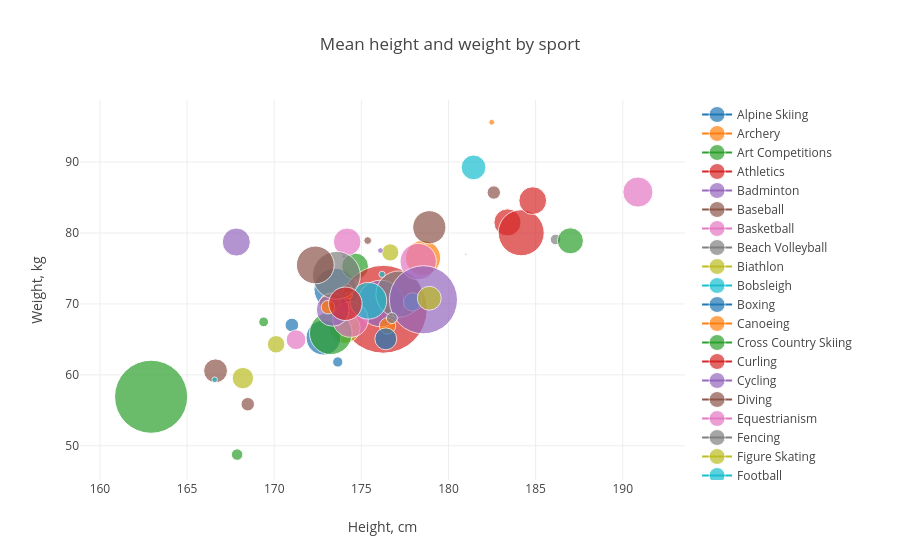

Notebook source saved alongside this figure:
### Markdown cell above
Let's draw a beautiful scatter plot showing average height and weight for athletes from different sports.

We will make circles of different sizes depending on the popularity of the sport and, as a result, the sample size of athletes.

### Code cell
tmp = data.groupby(['Sport'])['Height', 'Weight'].agg('mean').dropna()
df1 = pd.DataFrame(tmp).reset_index()
tmp = data.groupby(['Sport'])['ID'].count()
df2 = pd.DataFrame(tmp).reset_index()
dataset = df1.merge(df2) #DataFrame with columns 'Sport', 'Height', 'Weight', 'ID'

scatterplots = list()
for sport in dataset['Sport']:
    df = dataset[dataset['Sport']==sport]
    trace = go.Scatter(
        x = df['Height'],
        y = df['Weight'],
        name = sport,
        marker=dict(
            symbol='circle',
            sizemode='area',
            sizeref=10,
            size=df['ID'])
    )
    scatterplots.append(trace)
                         
layout = go.Layout(title='Mean height and weight by sport', 
                   xaxis=dict(title='Height, cm'), 
                   yaxis=dict(title='Weight, kg'),
                   showlegend=True)

fig = dict(data = scatterplots, layout = layout)
py.iplot(fig)

### Figure 1 — Plotly figure (JSON) as saved in the notebook; plotly's stock layout.template omitted (floating-point values rounded to 4 significant figures)
{"data": [{"marker": {"size": [8829], "sizemode": "area", "sizeref": 10, "symbol": "circle"}, "name": "Alpine Skiing", "type": "scatter", "x": [173.5], "y": [72.07]}, {"marker": {"size": [2334], "sizemode": "area", "sizeref": 10, "symbol": "circle"}, "name": "Archery", "type": "scatter", "x": [173.2], "y": [70.01]}, {"marker": {"size": [3578], "sizemode": "area", "sizeref": 10, "symbol": "circle"}, "name": "Art Competitions", "type": "scatter", "x": [174.6], "y": [75.29]}, {"marker": {"size": [38624], "sizemode": "area", "sizeref": 10, "symbol": "circle"}, "name": "Athletics", "type": "scatter", "x": [176.3], "y": [69.25]}, {"marker": {"size": [1457], "sizemode": "area", "sizeref": 10, "symbol": "circle"}, "name": "Badminton", "type": "scatter", "x": [174.2], "y": [68.17]}, {"marker": {"size": [894], "sizemode": "area", "sizeref": 10, "symbol": "circle"}, "name": "Baseball", "type": "scatter", "x": [182.6], "y": [85.71]}, {"marker": {"size": [4536], "sizemode": "area", "sizeref": 10, "symbol": "circle"}, "name": "Basketball", "type": "scatter", "x": [190.9], "y": [85.78]}, {"marker": {"size": [564], "sizemode": "area", "sizeref": 10, "symbol": "circle"}, "name": "Beach Volleyball", "type": "scatter", "x": [186.1], "y": [79.09]}, {"marker": {"size": [4893], "sizemode": "area", "sizeref": 10, "symbol": "circle"}, "name": "Biathlon", "type": "scatter", "x": [174.0], "y": [66.63]}, {"marker": {"size": [3058], "sizemode": "area", "sizeref": 10, "symbol": "circle"}, "name": "Bobsleigh", "type": "scatter", "x": [181.4], "y": [89.25]}, {"marker": {"size": [6047], "sizemode": "area", "sizeref": 10, "symbol": "circle"}, "name": "Boxing", "type": "scatter", "x": [172.8], "y": [65.25]}, {"marker": {"size": [6171], "sizemode": "area", "sizeref": 10, "symbol": "circle"}, "name": "Canoeing", "type": "scatter", "x": [178.5], "y": [76.49]}, {"marker": {"size": [9133], "sizemode": "area", "sizeref": 10, "symbol": "circle"}, "name": "Cross Country Skiing", "type": "scatter", "x": [173.2], "y": [65.88]}, {"marker": {"size": [463], "sizemode": "area", "sizeref": 10, "symbol": "circle"}, "name": "Curling", "type": "scatter", "x": [174.2], "y": [72.13]}, {"marker": {"size": [10859], "sizemode": "area", "sizeref": 10, "symbol": "circle"}, "name": "Cycling", "type": "scatter", "x": [176.1], "y": [70.07]}, {"marker": {"size": [2842], "sizemode": "area", "sizeref": 10, "symbol": "circle"}, "name": "Diving", "type": "scatter", "x": [166.6], "y": [60.57]}, {"marker": {"size": [6344], "sizemode": "area", "sizeref": 10, "symbol": "circle"}, "name": "Equestrianism", "type": "scatter", "x": [174.4], "y": [67.8]}, {"marker": {"size": [10735], "sizemode": "area", "sizeref": 10, "symbol": "circle"}, "name": "Fencing", "type": "scatter", "x": [177.2], "y": [71.39]}, {"marker": {"size": [2298], "sizemode": "area", "sizeref": 10, "symbol": "circle"}, "name": "Figure Skating", "type": "scatter", "x": [168.2], "y": [59.54]}, {"marker": {"size": [6745], "sizemode": "area", "sizeref": 10, "symbol": "circle"}, "name": "Football", "type": "scatter", "x": [175.4], "y": [70.45]}, {"marker": {"size": [937], "sizemode": "area", "sizeref": 10, "symbol": "circle"}, "name": "Freestyle Skiing", "type": "scatter", "x": [171.0], "y": [67.03]}, {"marker": {"size": [247], "sizemode": "area", "sizeref": 10, "symbol": "circle"}, "name": "Golf", "type": "scatter", "x": [174.3], "y": [71.19]}, {"marker": {"size": [26707], "sizemode": "area", "sizeref": 10, "symbol": "circle"}, "name": "Gymnastics", "type": "scatter", "x": [162.9], "y": [56.92]}, {"marker": {"size": [3665], "sizemode": "area", "sizeref": 10, "symbol": "circle"}, "name": "Handball", "type": "scatter", "x": [183.4], "y": [81.5]}, {"marker": {"size": [5417], "sizemode": "area", "sizeref": 10, "symbol": "circle"}, "name": "Hockey", "type": "scatter", "x": [173.4], "y": [69.17]}, {"marker": {"size": [5516], "sizemode": "area", "sizeref": 10, "symbol": "circle"}, "name": "Ice Hockey", "type": "scatter", "x": [178.9], "y": [80.81]}, {"marker": {"size": [3801], "sizemode": "area", "sizeref": 10, "symbol": "circle"}, "name": "Judo", "type": "scatter", "x": [174.2], "y": [78.76]}, {"marker": {"size": [60], "sizemode": "area", "sizeref": 10, "symbol": "circle"}, "name": "Lacrosse", "type": "scatter", "x": [174], "y": [76.71]}, {"marker": {"size": [1479], "sizemode": "area", "sizeref": 10, "symbol": "circle"}, "name": "Luge", "type": "scatter", "x": [176.7], "y": [77.26]}, {"marker": {"size": [1677], "sizemode": "area", "sizeref": 10, "symbol": "circle"}, "name": "Modern Pentathlon", "type": "scatter", "x": [177.9], "y": [70.28]}, {"marker": {"size": [17], "sizemode": "area", "sizeref": 10, "symbol": "circle"}, "name": "Motorboating", "type": "scatter", "x": [181], "y": [77]}, {"marker": {"size": [1344], "sizemode": "area", "sizeref": 10, "symbol": "circle"}, "name": "Nordic Combined", "type": "scatter", "x": [176.5], "y": [66.91]}, {"marker": {"size": [658], "sizemode": "area", "sizeref": 10, "symbol": "circle"}, "name": "Rhythmic Gymnastics", "type": "scatter", "x": [167.9], "y": [48.76]}, {"marker": {"size": [10595], "sizemode": "area", "sizeref": 10, "symbol": "circle"}, "name": "Rowing", "type": "scatter", "x": [184.2], "y": [80.04]}, {"marker": {"size": [162], "sizemode": "area", "sizeref": 10, "symbol": "circle"}, "name": "Rugby", "type": "scatter", "x": [176.1], "y": [77.53]}, {"marker": {"size": [299], "sizemode": "area", "sizeref": 10, "symbol": "circle"}, "name": "Rugby Sevens", "type": "scatter", "x": [175.4], "y": [78.94]}, {"marker": {"size": [6586], "sizemode": "area", "sizeref": 10, "symbol": "circle"}, "name": "Sailing", "type": "scatter", "x": [178.3], "y": [75.98]}, {"marker": {"size": [11448], "sizemode": "area", "sizeref": 10, "symbol": "circle"}, "name": "Shooting", "type": "scatter", "x": [173.6], "y": [74.03]}, {"marker": {"size": [1534], "sizemode": "area", "sizeref": 10, "symbol": "circle"}, "name": "Short Track Speed Skating", "type": "scatter", "x": [170.1], "y": [64.31]}, {"marker": {"size": [199], "sizemode": "area", "sizeref": 10, "symbol": "circle"}, "name": "Skeleton", "type": "scatter", "x": [176.2], "y": [74.17]}, {"marker": {"size": [2401], "sizemode": "area", "sizeref": 10, "symbol": "circle"}, "name": "Ski Jumping", "type": "scatter", "x": [176.4], "y": [65.08]}, {"marker": {"size": [936], "sizemode": "area", "sizeref": 10, "symbol": "circle"}, "name": "Snowboarding", "type": "scatter", "x": [173.1], "y": [69.55]}, {"marker": {"size": [478], "sizemode": "area", "sizeref": 10, "symbol": "circle"}, "name": "Softball", "type": "scatter", "x": [169.4], "y": [67.47]}, {"marker": {"size": [5613], "sizemode": "area", "sizeref": 10, "symbol": "circle"}, "name": "Speed Skating", "type": "scatter", "x": [174.1], "y": [70.03]}, {"marker": {"size": [23195], "sizemode": "area", "sizeref": 10, "symbol": "circle"}, "name": "Swimming", "type": "scatter", "x": [178.6], "y": [70.59]}, {"marker": {"size": [909], "sizemode": "area", "sizeref": 10, "symbol": "circle"}, "name": "Synchronized Swimming", "type": "scatter", "x": [168.5], "y": [55.86]}, {"marker": {"size": [1955], "sizemode": "area", "sizeref": 10, "symbol": "circle"}, "name": "Table Tennis", "type": "scatter", "x": [171.3], "y": [64.96]}, {"marker": {"size": [606], "sizemode": "area", "sizeref": 10, "symbol": "circle"}, "name": "Taekwondo", "type": "scatter", "x": [176.8], "y": [68.01]}, {"marker": {"size": [2862], "sizemode": "area", "sizeref": 10, "symbol": "circle"}, "name": "Tennis", "type": "scatter", "x": [178.9], "y": [70.8]}, {"marker": {"size": [152], "sizemode": "area", "sizeref": 10, "symbol": "circle"}, "name": "Trampolining", "type": "scatter", "x": [166.6], "y": [59.32]}, {"marker": {"size": [529], "sizemode": "area", "sizeref": 10, "symbol": "circle"}, "name": "Triathlon", "type": "scatter", "x": [173.6], "y": [61.82]}, {"marker": {"size": [170], "sizemode": "area", "sizeref": 10, "symbol": "circle"}, "name": "Tug-Of-War", "type": "scatter", "x": [182.5], "y": [95.62]}, {"marker": {"size": [3404], "sizemode": "area", "sizeref": 10, "symbol": "circle"}, "name": "Volleyball", "type": "scatter", "x": [187.0], "y": [78.9]}, {"marker": {"size": [3846], "sizemode": "area", "sizeref": 10, "symbol": "circle"}, "name": "Water Polo", "type": "scatter", "x": [184.8], "y": [84.57]}, {"marker": {"size": [3937], "sizemode": "area", "sizeref": 10, "symbol": "circle"}, "name": "Weightlifting", "type": "scatter", "x": [167.8], "y": [78.73]}, {"marker": {"size": [7154], "sizemode": "area", "sizeref": 10, "symbol": "circle"}, "name": "Wrestling", "type": "scatter", "x": [172.4], "y": [75.5]}], "layout": {"showlegend": true, "title": "Mean height and weight by sport", "xaxis": {"title": "Height, cm"}, "yaxis": {"title": "Weight, kg"}}}
